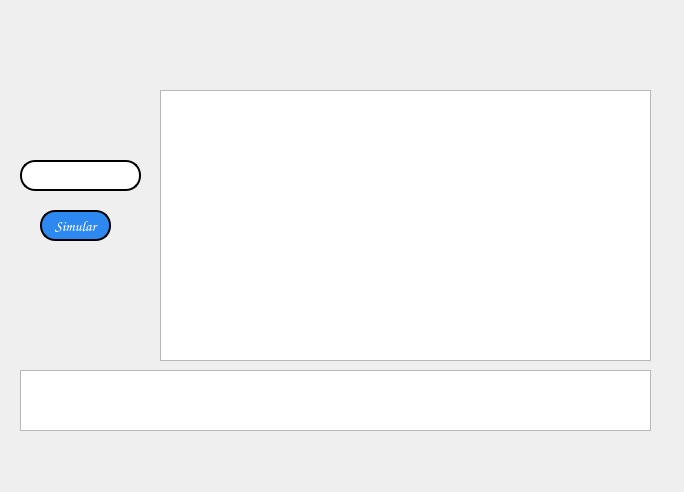
<?xml version="1.0" encoding="UTF-8"?>
<ui version="4.0">
 <class>MainWindow</class>
 <widget class="QMainWindow" name="MainWindow">
  <property name="geometry">
   <rect>
    <x>0</x>
    <y>0</y>
    <width>684</width>
    <height>492</height>
   </rect>
  </property>
  <property name="windowTitle">
   <string>MainWindow</string>
  </property>
  <property name="styleSheet">
   <string notr="true">*{

	 background-image: url(:/Images/imagenes/456.jpg);
	 font-family: 	Comic Sans MS;
}

QPushButton{
   background:#2d89ef;
   color: white;
   border: 2px solid;
   border-radius:15px;
   font-size:15px;		
}

QLineEdit{
  background:white;	
  border: 2px solid;
  border-radius:15px;	
  font-size:13px;
}

QWidget#contenedor{
	border:transparent;
}

QTableView {
    color: white;
    font-size:15px;
}


QHeaderView{
  qproperty-defaultAlignment: AlignHCenter;
  background: rgb(59, 89, 213);
 font-weight: bold;
}

QTextEdit{
	color:white;
	font-size:13px;
	font-weight: bold;
}
</string>
  </property>
  <widget class="QWidget" name="centralwidget">
   <property name="styleSheet">
    <string notr="true"/>
   </property>
   <widget class="QPushButton" name="boton_encriptar">
    <property name="geometry">
     <rect>
      <x>40</x>
      <y>210</y>
      <width>71</width>
      <height>31</height>
     </rect>
    </property>
    <property name="text">
     <string>Simular</string>
    </property>
   </widget>
   <widget class="QLineEdit" name="text_ingresar">
    <property name="geometry">
     <rect>
      <x>20</x>
      <y>160</y>
      <width>121</width>
      <height>31</height>
     </rect>
    </property>
   </widget>
   <widget class="QWidget" name="contenedor" native="true">
    <property name="geometry">
     <rect>
      <x>160</x>
      <y>90</y>
      <width>491</width>
      <height>271</height>
     </rect>
    </property>
    <widget class="QTableWidget" name="tableWidget">
     <property name="enabled">
      <bool>true</bool>
     </property>
     <property name="geometry">
      <rect>
       <x>0</x>
       <y>0</y>
       <width>491</width>
       <height>271</height>
      </rect>
     </property>
    </widget>
   </widget>
   <widget class="QTextEdit" name="textEdit">
    <property name="geometry">
     <rect>
      <x>20</x>
      <y>370</y>
      <width>631</width>
      <height>61</height>
     </rect>
    </property>
   </widget>
  </widget>
 </widget>
 <resources>
  <include location="source.qrc"/>
 </resources>
 <connections/>
</ui>
